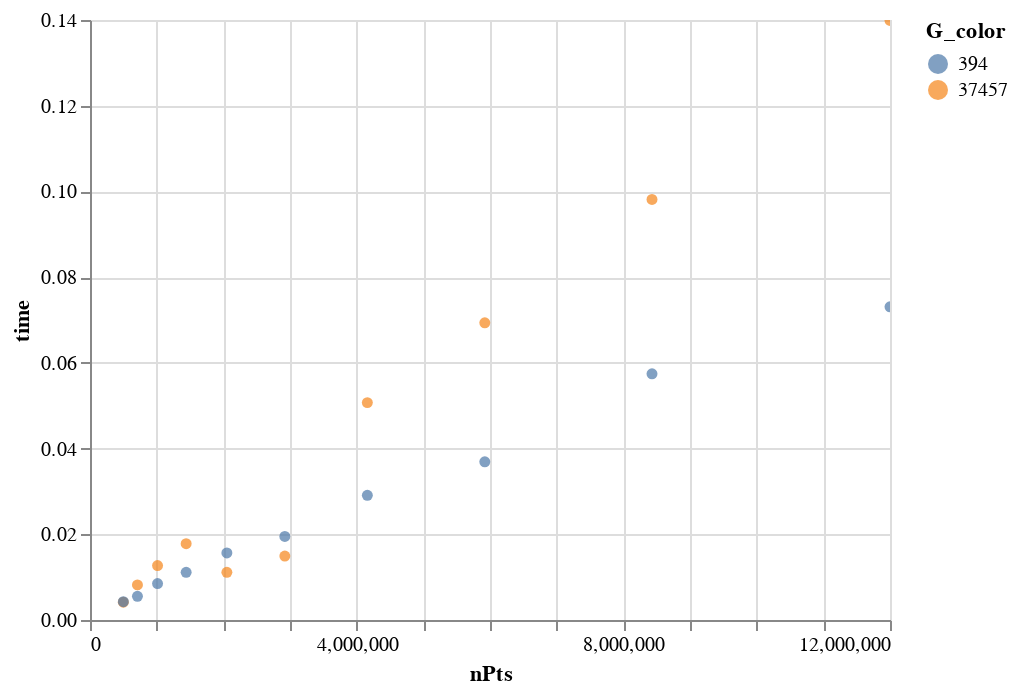

Notebook code cell kept with this figure:
### Code cell
import altair as alt

alt.Chart(df).mark_circle().encode(
    y = "time",
    x = "nPts",
    color = alt.Color("G_color",type="nominal"),
).interactive()

### Figure 1 — Vega-Lite specification as saved in the notebook (floating-point values rounded to 4 significant figures)
{"config": {"view": {"continuousWidth": 400, "continuousHeight": 300}}, "data": {"name": "data-5323c5480aaa19e1a126a349b27c3f09"}, "mark": "circle", "encoding": {"color": {"type": "nominal", "field": "G_color"}, "x": {"type": "quantitative", "field": "nPts"}, "y": {"type": "quantitative", "field": "time"}}, "selection": {"selector012": {"type": "interval", "bind": "scales", "encodings": ["x", "y"]}}, "$schema": "https://vega.github.io/schema/vega-lite/v4.8.1.json", "datasets": {"data-5323c5480aaa19e1a126a349b27c3f09": [{"nPts": 499999, "time": 0.004162, "attr": "host_id", "G_color": 37457, "dtype": "int64"}, {"nPts": 499999, "time": 0.004274, "attr": "number_of_reviews", "G_color": 394, "dtype": "int64"}, {"nPts": 711748, "time": 0.008193, "attr": "host_id", "G_color": 37457, "dtype": "int64"}, {"nPts": 711748, "time": 0.005541, "attr": "number_of_reviews", "G_color": 394, "dtype": "int64"}, {"nPts": 1013173, "time": 0.01271, "attr": "host_id", "G_color": 37457, "dtype": "int64"}, {"nPts": 1013173, "time": 0.008508, "attr": "number_of_reviews", "G_color": 394, "dtype": "int64"}, {"nPts": 1442249, "time": 0.01781, "attr": "host_id", "G_color": 37457, "dtype": "int64"}, {"nPts": 1442249, "time": 0.01114, "attr": "number_of_reviews", "G_color": 394, "dtype": "int64"}, {"nPts": 2053039, "time": 0.01113, "attr": "host_id", "G_color": 37457, "dtype": "int64"}, {"nPts": 2053039, "time": 0.01563, "attr": "number_of_reviews", "G_color": 394, "dtype": "int64"}, {"nPts": 2922496, "time": 0.01491, "attr": "host_id", "G_color": 37457, "dtype": "int64"}, {"nPts": 2922496, "time": 0.01951, "attr": "number_of_reviews", "G_color": 394, "dtype": "int64"}, {"nPts": 4160167, "time": 0.05073, "attr": "host_id", "G_color": 37457, "dtype": "int64"}, {"nPts": 4160167, "time": 0.02911, "attr": "number_of_reviews", "G_color": 394, "dtype": "int64"}, {"nPts": 5921989, "time": 0.06935, "attr": "host_id", "G_color": 37457, "dtype": "int64"}, {"nPts": 5921989, "time": 0.0369, "attr": "number_of_reviews", "G_color": 394, "dtype": "int64"}, {"nPts": 8429939, "time": 0.09813, "attr": "host_id", "G_color": 37457, "dtype": "int64"}, {"nPts": 8429939, "time": 0.05746, "attr": "number_of_reviews", "G_color": 394, "dtype": "int64"}, {"nPts": 12000000, "time": 0.1399, "attr": "host_id", "G_color": 37457, "dtype": "int64"}, {"nPts": 12000000, "time": 0.07307, "attr": "number_of_reviews", "G_color": 394, "dtype": "int64"}]}}
